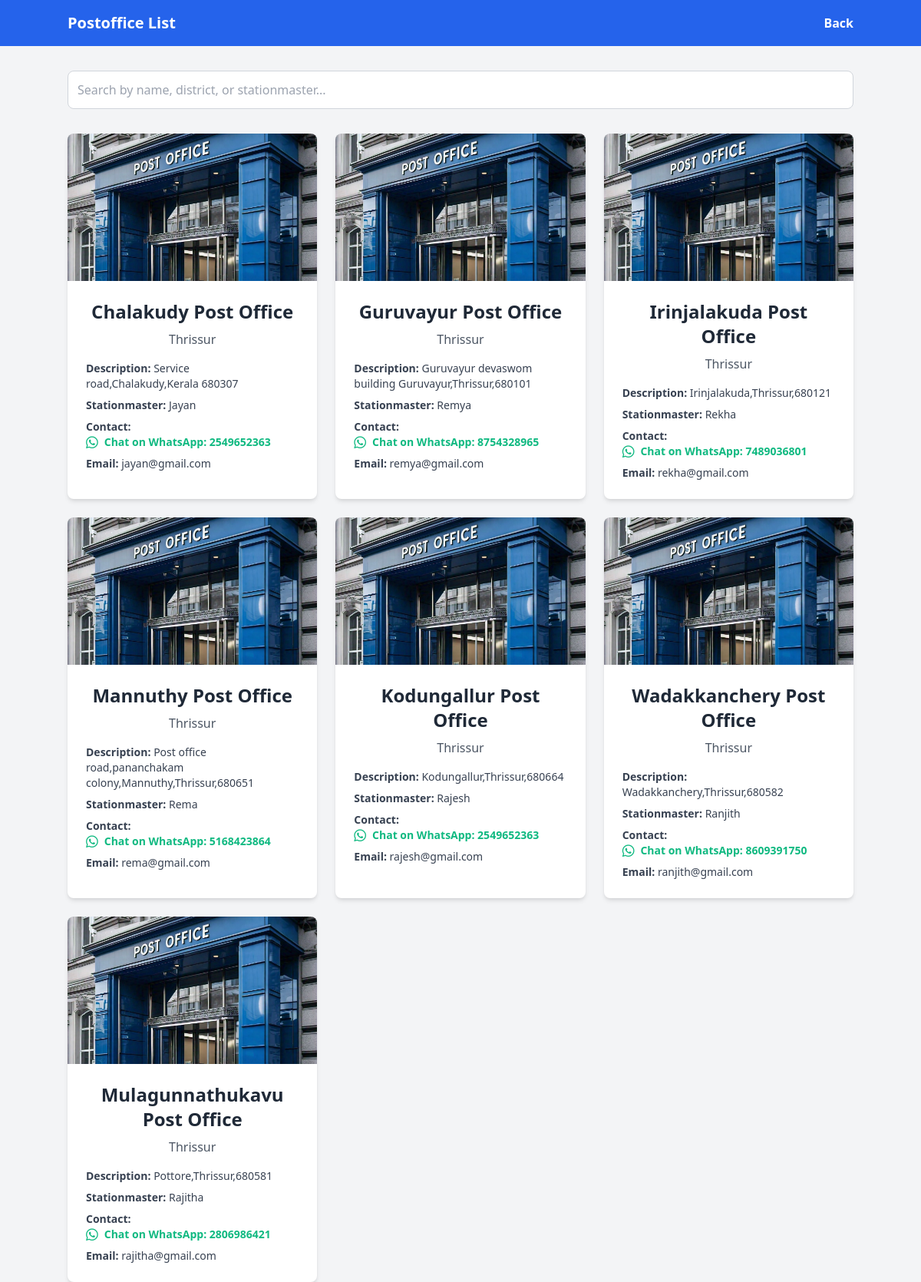
The page /postofficelist3/ on the database its author committed.
### POST/models.py (models this page shows)
class postoffice(models.Model):
   postoffice_id=models.IntegerField()
   postoffice_name=models.CharField(max_length=100)
   image=models.ImageField(upload_to='images/',blank=True,null=True)
   district=models.CharField(max_length=100)
   description=models.CharField(max_length=200)
   stationmaster=models.CharField(max_length=100)
   contact=models.IntegerField()
   email=models.EmailField()

### POST/views.py (the view)
# urls.py: path('postofficelist3/',views.postofficelist3,name='postofficelist3'),
def postofficelist3(request):
    a=postoffice.objects.all()
    return render(request,'postofficelist3.html',{'postoffice':a})

### POST/templates/postofficelist3.html (shortened to what this page needs)
{% block content %}
<!DOCTYPE html>
<html lang="en">
<head>
    <link href="https://cdn.jsdelivr.net/npm/tailwindcss@2.2.19/dist/tailwind.min.css" rel="stylesheet">
    <link href="https://cdnjs.cloudflare.com/ajax/libs/font-awesome/5.15.3/css/all.min.css" rel="stylesheet">
</head>
<body class="bg-gray-100">
    <nav class="bg-blue-600 p-4">
        <div class="container mx-auto flex justify-between items-center">
            <a class="text-white text-xl font-bold">Postoffice List</a>
            <a href="/posthome/" class="text-white font-bold">Back</a>
        </div>
    </nav>
    <div class="container mx-auto mt-8">
        <div class="mb-6 relative">
            <input
                id="searchInput"
                type="text"
                placeholder="Search by name, district, or stationmaster..."
                class="w-full p-3 border border-gray-300 rounded-lg focus:outline-none focus:ring focus:border-blue-500">
        </div>
        <div class="grid grid-cols-1 md:grid-cols-2 lg:grid-cols-3 gap-6 mt-8">
            {% for postoffice in postoffice %}
            <div class="postoffice-card bg-white rounded-lg shadow-md overflow-hidden">
                <div class="relative">
                    {% if postoffice.image %}
                        <img src="{{ postoffice.image.url }}" alt="Post Office Image" class="w-full h-48 object-cover">
                    {% else %}
                        <img src="/static/images/default-postoffice.png" alt="Default Image" class="w-full h-48 object-cover">
                    {% endif %}
                </div>
                <div class="p-6">
                    <h2 class="postoffice-name text-2xl font-semibold text-gray-800 text-center mb-2">{{ postoffice.postoffice_name }}</h2>
                    <p class="postoffice-district text-center text-gray-600 mb-4">{{ postoffice.district }}</p>
                    <div class="text-sm text-gray-700 space-y-2">
                        <p><strong>Description:</strong> {{ postoffice.description }}</p>
                        <p class="postoffice-stationmaster"><strong>Stationmaster:</strong> {{ postoffice.stationmaster }}</p>
                        <p><strong>Contact:</strong> <span class="whatsapp-contact">{{ postoffice.contact }}</span></p>
                        <p><strong>Email:</strong> {{ postoffice.email }}</p>
                    </div>
                </div>
            </div>
            {% empty %}
            <p class="col-span-full text-center text-gray-500">No post office records found.</p>
            {% endfor %}
        </div>
    </div>
</body>
</html>
{% endblock %}

### rows shown on the page
postoffice: image (picture), postoffice_name "Chalakudy Post Office", district "Thrissur", description "Service road,Chalakudy,Kerala 680307", stationmaster "Jayan", email "jayan@gmail.com"
postoffice: image (picture), postoffice_name "Guruvayur Post Office", district "Thrissur", description "Guruvayur devaswom building Guruvayur,Thrissur,680101", stationmaster "Remya", email "remya@gmail.com"
postoffice: image (picture), postoffice_name "Irinjalakuda Post Office", district "Thrissur", description "Irinjalakuda,Thrissur,680121", stationmaster "Rekha", email "rekha@gmail.com"
postoffice: image (picture), postoffice_name "Mannuthy Post Office", district "Thrissur", description "Post office road,pananchakam colony,Mannuthy,Thrissur,680651", stationmaster "Rema", email "rema@gmail.com"
postoffice: image (picture), postoffice_name "Kodungallur Post Office", district "Thrissur", description "Kodungallur,Thrissur,680664", stationmaster "Rajesh", email "rajesh@gmail.com"
postoffice: image (picture), postoffice_name "Wadakkanchery Post Office", district "Thrissur", description "Wadakkanchery,Thrissur,680582", stationmaster "Ranjith", email "ranjith@gmail.com"
postoffice: image (picture), postoffice_name "Mulagunnathukavu Post Office", district "Thrissur", description "Pottore,Thrissur,680581", stationmaster "Rajitha", email "rajitha@gmail.com"
